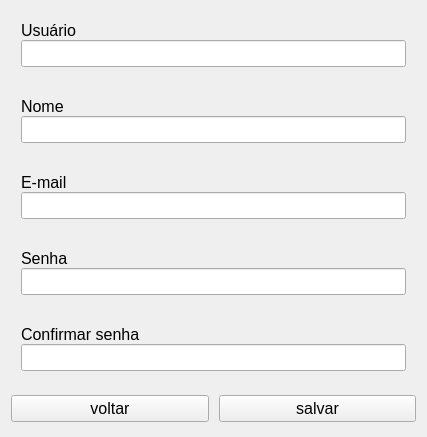
<?xml version="1.0" encoding="UTF-8"?>
<ui version="4.0">
 <class>CreateAccountForm</class>
 <widget class="QWidget" name="CreateAccountForm">
  <property name="geometry">
   <rect>
    <x>0</x>
    <y>0</y>
    <width>427</width>
    <height>437</height>
   </rect>
  </property>
  <property name="minimumSize">
   <size>
    <width>0</width>
    <height>0</height>
   </size>
  </property>
  <property name="windowTitle">
   <string>Form</string>
  </property>
  <layout class="QVBoxLayout" name="verticalLayout">
   <property name="spacing">
    <number>10</number>
   </property>
   <item>
    <widget class="QWidget" name="widUser" native="true">
     <property name="minimumSize">
      <size>
       <width>0</width>
       <height>0</height>
      </size>
     </property>
     <property name="styleSheet">
      <string notr="true"/>
     </property>
     <layout class="QVBoxLayout" name="verticalLayout_3">
      <property name="spacing">
       <number>0</number>
      </property>
      <property name="leftMargin">
       <number>10</number>
      </property>
      <property name="topMargin">
       <number>10</number>
      </property>
      <property name="rightMargin">
       <number>10</number>
      </property>
      <property name="bottomMargin">
       <number>10</number>
      </property>
      <item>
       <widget class="QLabel" name="lbUser">
        <property name="font">
         <font>
          <family>Segoe UI</family>
          <pointsize>12</pointsize>
          <weight>50</weight>
          <bold>false</bold>
         </font>
        </property>
        <property name="text">
         <string>Usuário</string>
        </property>
       </widget>
      </item>
      <item>
       <widget class="QLineEdit" name="leUsername">
        <property name="font">
         <font>
          <family>Segoe UI</family>
          <pointsize>12</pointsize>
         </font>
        </property>
       </widget>
      </item>
     </layout>
    </widget>
   </item>
   <item>
    <widget class="QWidget" name="widNome" native="true">
     <layout class="QVBoxLayout" name="verticalLayout_4">
      <property name="spacing">
       <number>0</number>
      </property>
      <property name="leftMargin">
       <number>10</number>
      </property>
      <property name="topMargin">
       <number>10</number>
      </property>
      <property name="rightMargin">
       <number>10</number>
      </property>
      <property name="bottomMargin">
       <number>10</number>
      </property>
      <item>
       <widget class="QLabel" name="lbName">
        <property name="font">
         <font>
          <family>Segoe UI</family>
          <pointsize>12</pointsize>
         </font>
        </property>
        <property name="text">
         <string>Nome</string>
        </property>
       </widget>
      </item>
      <item>
       <widget class="QLineEdit" name="leName">
        <property name="font">
         <font>
          <family>Segoe UI</family>
          <pointsize>12</pointsize>
         </font>
        </property>
       </widget>
      </item>
     </layout>
    </widget>
   </item>
   <item>
    <widget class="QWidget" name="widEmail" native="true">
     <layout class="QVBoxLayout" name="verticalLayout_5">
      <property name="spacing">
       <number>0</number>
      </property>
      <property name="leftMargin">
       <number>10</number>
      </property>
      <property name="topMargin">
       <number>10</number>
      </property>
      <property name="rightMargin">
       <number>10</number>
      </property>
      <property name="bottomMargin">
       <number>10</number>
      </property>
      <item>
       <widget class="QLabel" name="lbEmail">
        <property name="font">
         <font>
          <family>Segoe UI</family>
          <pointsize>12</pointsize>
         </font>
        </property>
        <property name="text">
         <string>E-mail</string>
        </property>
       </widget>
      </item>
      <item>
       <widget class="QLineEdit" name="leEmail">
        <property name="font">
         <font>
          <family>Segoe UI</family>
          <pointsize>12</pointsize>
         </font>
        </property>
       </widget>
      </item>
     </layout>
    </widget>
   </item>
   <item>
    <widget class="QWidget" name="widPass" native="true">
     <layout class="QVBoxLayout" name="verticalLayout_6">
      <property name="spacing">
       <number>0</number>
      </property>
      <property name="leftMargin">
       <number>10</number>
      </property>
      <property name="topMargin">
       <number>10</number>
      </property>
      <property name="rightMargin">
       <number>10</number>
      </property>
      <property name="bottomMargin">
       <number>10</number>
      </property>
      <item>
       <widget class="QLabel" name="lbPass">
        <property name="font">
         <font>
          <family>Segoe UI</family>
          <pointsize>12</pointsize>
         </font>
        </property>
        <property name="text">
         <string>Senha</string>
        </property>
       </widget>
      </item>
      <item>
       <widget class="QLineEdit" name="lePassword">
        <property name="font">
         <font>
          <family>Segoe UI</family>
          <pointsize>12</pointsize>
         </font>
        </property>
        <property name="echoMode">
         <enum>QLineEdit::Password</enum>
        </property>
       </widget>
      </item>
     </layout>
    </widget>
   </item>
   <item>
    <widget class="QWidget" name="widPassConfirm" native="true">
     <layout class="QVBoxLayout" name="verticalLayout_7">
      <property name="spacing">
       <number>0</number>
      </property>
      <property name="leftMargin">
       <number>10</number>
      </property>
      <property name="topMargin">
       <number>10</number>
      </property>
      <property name="rightMargin">
       <number>10</number>
      </property>
      <property name="bottomMargin">
       <number>10</number>
      </property>
      <item>
       <widget class="QLabel" name="lbPassConfirm">
        <property name="font">
         <font>
          <family>Segoe UI</family>
          <pointsize>12</pointsize>
         </font>
        </property>
        <property name="text">
         <string>Confirmar senha</string>
        </property>
       </widget>
      </item>
      <item>
       <widget class="QLineEdit" name="lePassConfirm">
        <property name="font">
         <font>
          <family>Segoe UI</family>
          <pointsize>12</pointsize>
         </font>
        </property>
        <property name="echoMode">
         <enum>QLineEdit::Password</enum>
        </property>
       </widget>
      </item>
     </layout>
    </widget>
   </item>
   <item>
    <widget class="QWidget" name="widget" native="true">
     <layout class="QHBoxLayout" name="horizontalLayout">
      <property name="spacing">
       <number>10</number>
      </property>
      <property name="leftMargin">
       <number>0</number>
      </property>
      <property name="topMargin">
       <number>0</number>
      </property>
      <property name="rightMargin">
       <number>0</number>
      </property>
      <property name="bottomMargin">
       <number>0</number>
      </property>
      <item>
       <widget class="QPushButton" name="btnVoltar">
        <property name="font">
         <font>
          <family>Segoe UI</family>
          <pointsize>12</pointsize>
         </font>
        </property>
        <property name="text">
         <string>voltar</string>
        </property>
       </widget>
      </item>
      <item>
       <widget class="QPushButton" name="btnSalvar">
        <property name="font">
         <font>
          <family>Segoe UI</family>
          <pointsize>12</pointsize>
         </font>
        </property>
        <property name="text">
         <string>salvar</string>
        </property>
       </widget>
      </item>
     </layout>
    </widget>
   </item>
  </layout>
 </widget>
 <resources/>
 <connections/>
</ui>
